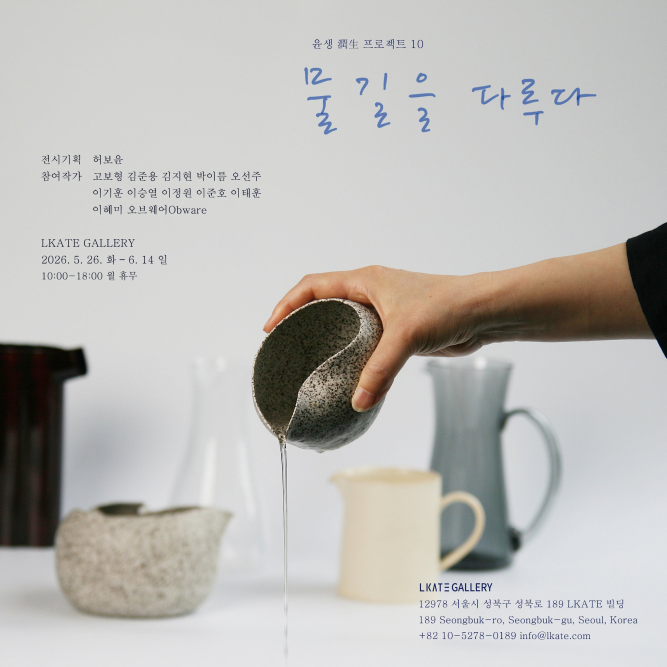
#> input picture images/2026윤생1.jpg, 2000 x 2000 px (shown at 1/3 size)
$ python -i recolor.py   (imports and definitions only)
#> lines starting #> are read from the running program, lines starting #| are printed output that depends on the picture
"""사이트 사진을 작가 원본에서 다시 만든다: 원본의 색 정보(ICC)를 읽어 sRGB로 바꾼 뒤 지금 크기로 줄인다.
원본과 사이트 사진은 작은 흑백 축소본을 비교해 짝짓는다. 인자 --apply 가 없으면 짝만 보여 준다.
실행: python tools/recolor.py "원본사진.zip" [--apply]"""
import io, sys, zipfile, warnings
from pathlib import Path
from PIL import Image, ImageCms, ImageChops, ImageStat

# [1 line not run here, left out]
Image.MAX_IMAGE_PIXELS = None
# [1 line not run here, left out]
REPO = Path(__file__).resolve().parent.parent
ZIP = Path(next(a for a in sys.argv[1:] if not a.startswith('--')))   # 작가 원본 사진 zip 경로
SRGB = ImageCms.createProfile('sRGB')
APPLY = '--apply' in sys.argv
N = 32


def thumb(im):
    return im.convert('RGB').convert('L').resize((N, N), Image.BILINEAR)   # 색 정보를 무시한 예전 변환과 같은 방식


def profile_name(im):
    icc = im.info.get('icc_profile')
    return ImageCms.getProfileDescription(ImageCms.ImageCmsProfile(io.BytesIO(icc))).strip() if icc else ''


def to_srgb(im):
    icc = im.info.get('icc_profile')
    if im.mode in ('RGBA', 'LA', 'P'):
        im = im.convert('RGBA')
        bg = Image.new('RGBA', im.size, 'white'); bg.alpha_composite(im); im = bg.convert('RGB')
    if icc:
        src = ImageCms.ImageCmsProfile(io.BytesIO(icc))
        return ImageCms.profileToProfile(im, src, SRGB, outputMode='RGB', renderingIntent=ImageCms.Intent.RELATIVE_COLORIMETRIC)
    return im.convert('RGB')


origs = []
# [10 lines not run here, left out]

done = skipped = 0
# [29 lines not run here, left out]

>>> from PIL import Image
>>> picture = Image.open('../images/2026윤생1.jpg')
#> picture is the input picture: PIL image 2000x2000 RGB; mean R, G, B 189, 187.3, 184.1
>>> result = thumb(picture)
#> in thumb, `return im.convert('RGB').convert('L').resize((N, N), Image.BILINEAR)`:
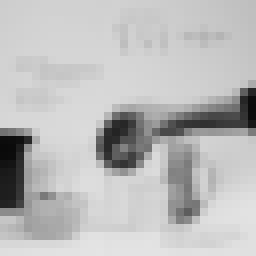
#> returned value: PIL image 32x32 L (shown 8 times larger); min 10, max 228, mean 187.5

$ run again, on images/2026윤생13.jpg
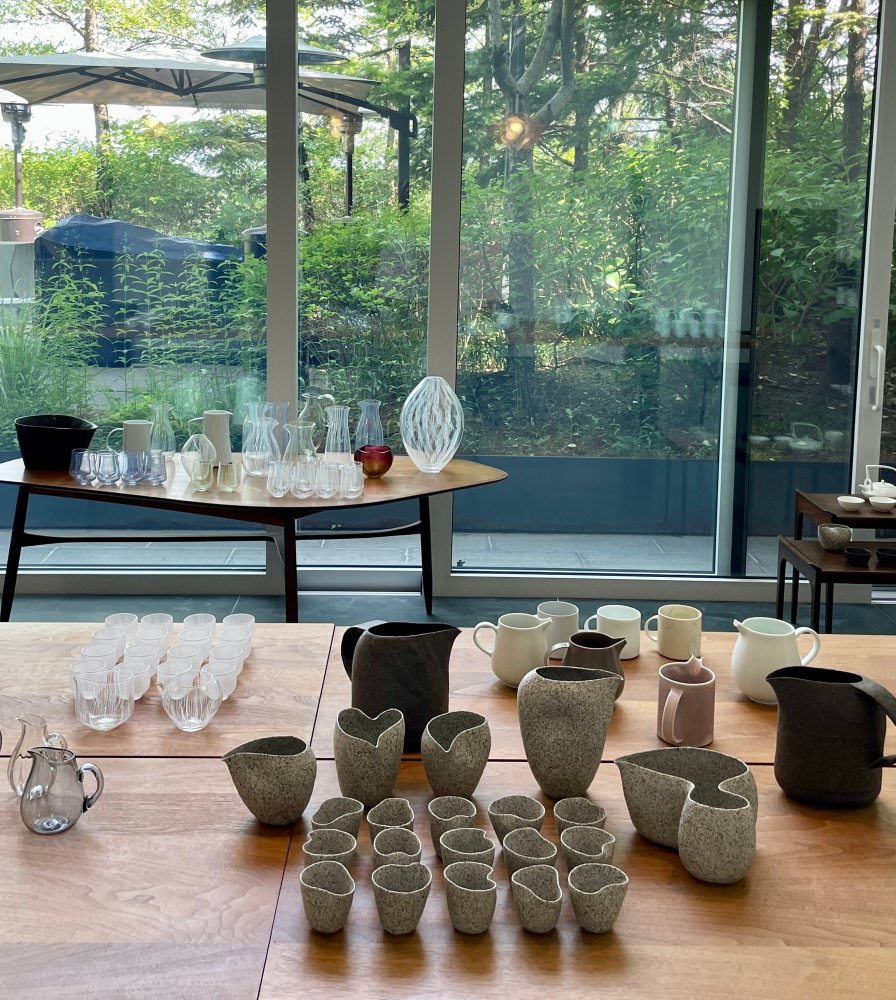
#> input picture images/2026윤생13.jpg, 1791 x 2000 px (shown at 1/2 size)
#> picture is the input picture: PIL image 1791x2000 RGB; mean R, G, B 119.8, 125.8, 114.3
#> in thumb, `return im.convert('RGB').convert('L').resize((N, N), Image.BILINEAR)`:
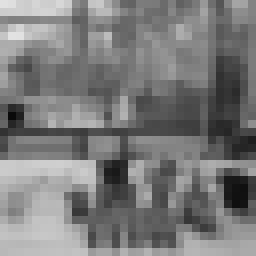
#> returned value: PIL image 32x32 L (shown 8 times larger); min 10, max 226, mean 122.6

$ run again, on images/2026윤생14.jpg
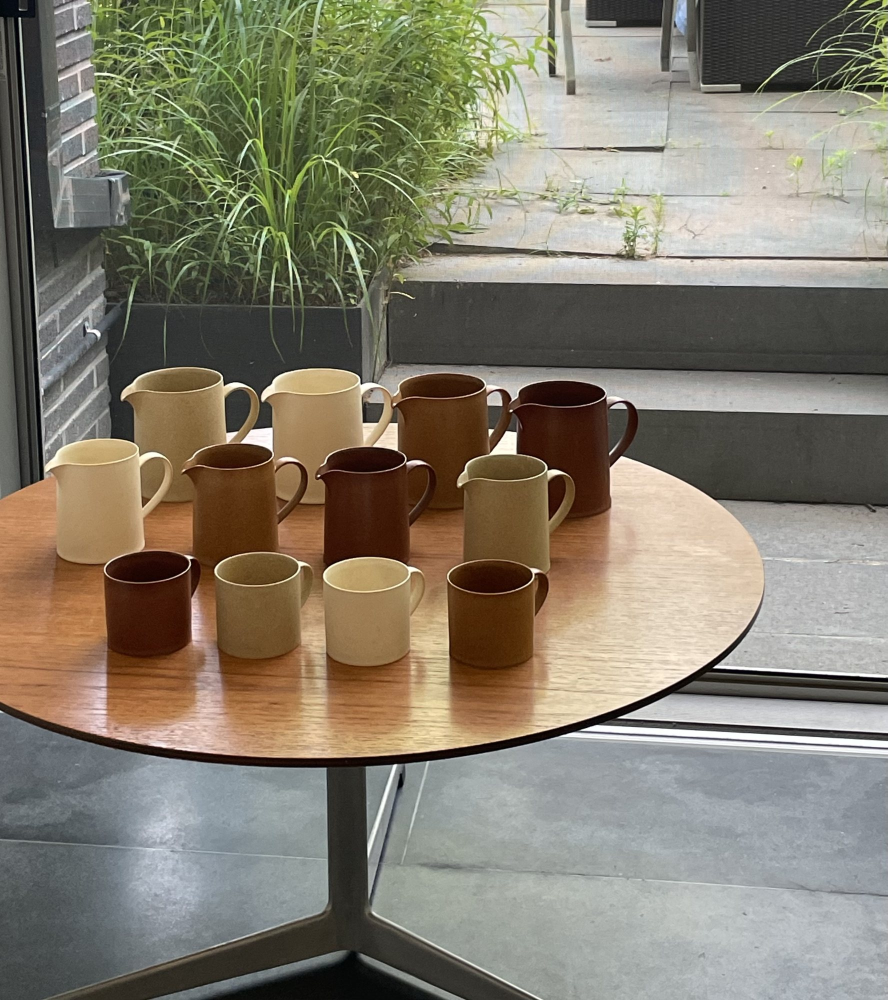
#> input picture images/2026윤생14.jpg, 1775 x 2000 px (shown at 1/2 size)
#> picture is the input picture: PIL image 1775x2000 RGB; mean R, G, B 131.1, 125.2, 109.6
#> in thumb, `return im.convert('RGB').convert('L').resize((N, N), Image.BILINEAR)`:
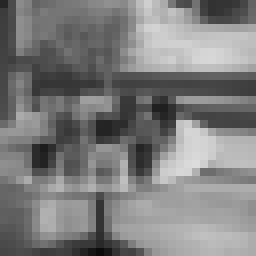
#> returned value: PIL image 32x32 L (shown 8 times larger); min 11, max 220, mean 125.2

$ run again, on images/2026윤생15.jpg
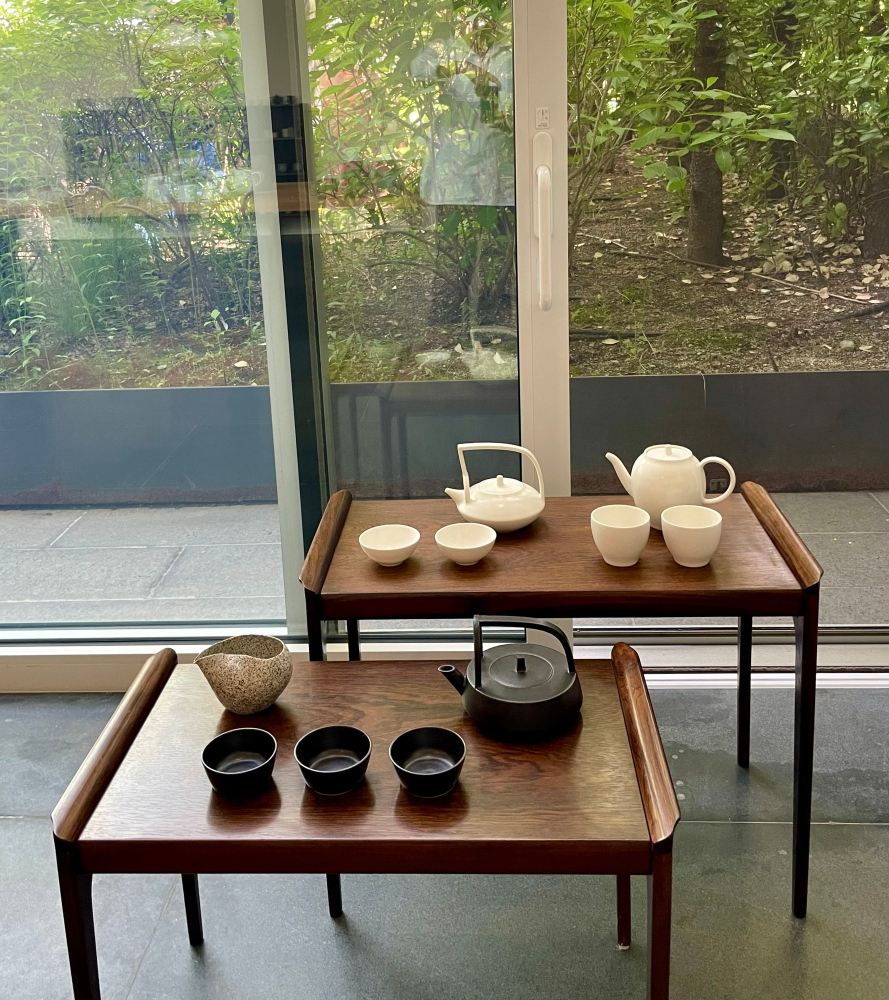
#> input picture images/2026윤생15.jpg, 1778 x 2000 px (shown at 1/2 size)
#> picture is the input picture: PIL image 1778x2000 RGB; mean R, G, B 121.2, 117.4, 97.6
#> in thumb, `return im.convert('RGB').convert('L').resize((N, N), Image.BILINEAR)`:
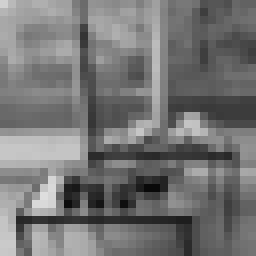
#> returned value: PIL image 32x32 L (shown 8 times larger); min 9, max 222, mean 116.3
